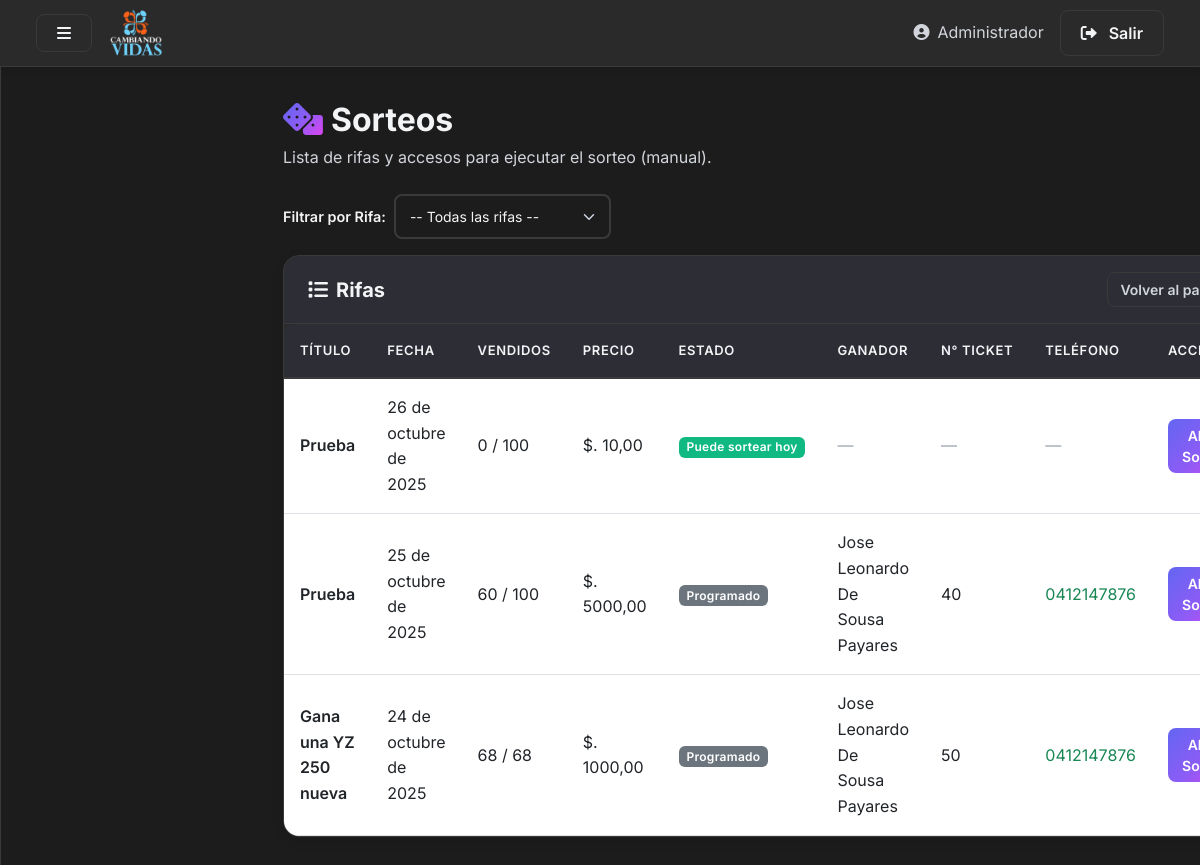
Page /app2/sorteos/ (signed in) on the committed database.
### app1/models.py (models this page shows, shortened)
class Rifa(models.Model):
    titulo = models.CharField(max_length=200)
    descripcion = models.TextField(blank=True)
    fecha_sorteo = models.DateField()
    total_tickets = models.PositiveIntegerField(default=100)
    precio = models.DecimalField(max_digits=10, decimal_places=2, default=0)
    winner_ticket = models.ForeignKey('Ticket', null=True, blank=True, on_delete=models.SET_NULL, related_name='won_rifa')
    class Meta:
        ordering = ['-fecha_sorteo', 'titulo']

class Participante(models.Model):
    identificacion = models.CharField(max_length=30, primary_key=True)
    nombre = models.CharField(max_length=200)
    email = models.EmailField(blank=True)
    telefono = models.CharField(max_length=30, blank=True)

### app2/views.py (the view)
# urls.py: path('sorteos/', views.sorteos, name='sorteos'),
def sorteos(request):
    user_id = request.session.get('user_admin_id')
    if not user_id:
        messages.error(request, 'Debe iniciar sesión primero')
        return redirect('login')
    selected_rifa = request.GET.get('rifa_id')
    if selected_rifa:
        rifas_qs = Rifa.objects.filter(id=selected_rifa).order_by('-fecha_sorteo').prefetch_related('tickets', 'images')
    else:
        rifas_qs = Rifa.objects.all().order_by('-fecha_sorteo').prefetch_related('tickets', 'images')
    now = timezone.localtime(timezone.now())
    today = now.date()
    rifas_info = []
    for r in rifas_qs:
        try:
            tickets_sold = r.tickets.count()
        except Exception:
            tickets_sold = 0
        can_draw = (getattr(r, 'fecha_sorteo', None) == today)
        winner = None
        if getattr(r, 'winner_ticket', None):
            wt = r.winner_ticket
            winner = {
                'number': wt.number,
                'nombre': getattr(wt.participante, 'nombre', ''),
                'identificacion': getattr(wt.participante, 'identificacion', ''),
                'telefono': getattr(wt.participante, 'telefono', ''),
            }
        rifas_info.append({
            'id': r.id,
            'titulo': r.titulo,
            'fecha_sorteo': r.fecha_sorteo,
            'total_tickets': r.total_tickets,
            'tickets_sold': tickets_sold,
            'precio': r.precio,
            'can_draw': can_draw,
            'winner': winner,
        })
    todas_las_rifas = Rifa.objects.all().order_by('titulo')
    return render(request, 'sorteos.html', {
        'rifas': rifas_info,
        'rifas_filtro': todas_las_rifas,  # Cambié el nombre para evitar confusión
        'selected_rifa': selected_rifa
    })

### app2/templates/sorteos.html (shortened to what this page needs)
{% load static %}
<!DOCTYPE html>
<html lang="es">
<head>
    <link href="https://cdn.jsdelivr.net/npm/bootstrap@5.3.0/dist/css/bootstrap.min.css" rel="stylesheet">
    <link rel="stylesheet" href="https://cdnjs.cloudflare.com/ajax/libs/font-awesome/6.0.0/css/all.min.css">
    <link rel="stylesheet" href="{% static 'css/paneles-style.css' %}">
</head>
<body>
    <nav class="navbar navbar-expand-lg navbar-dark">
      <div class="container-fluid">
        <button class="btn btn-outline-light me-3" id="sidebarToggle">
          <i class="fas fa-bars"></i>
        </button>
         <img src="{% static 'images/cambiando-vidas.png' %}" alt="Logo" height="50" class="me-2">
        <div class="ms-auto d-flex align-items-center">
          <span class="text-secondary me-3 d-none d-md-inline">
            <i class="fas fa-user-circle me-2"></i>Administrador
          </span>
          <a href="{% url 'login' %}" class="btn btn-outline-light">
            <i class="fas fa-sign-out-alt"></i>
            <span class="d-none d-md-inline ms-1">Salir</span>
          </a>
        </div>
      </div>
    </nav>
    <div class="d-flex" id="wrapper" style="min-height:100vh;">
      <div class="flex-grow-1" id="page-content-wrapper">
        <div class="mb-4">
      <h2 class="mb-1">
        <i class="fas fa-dice me-2 text-gradient"></i>Sorteos
      </h2>
      <p class="text-secondary mb-0">Lista de rifas y accesos para ejecutar el sorteo (manual).</p>
        </div>
        <div class="mb-3">
            <form method="get" id="filterForm">
                <div class="row g-2 align-items-center">
                    <div class="col-auto">
                        <label class="form-label mb-0">Filtrar por Rifa:</label>
                    </div>
                    <div class="col-auto">
                        <select name="rifa_id" id="rifaFilter" class="form-select form-select-sm">
                            <option value="">-- Todas las rifas --</option>
                        </select>
                    </div>
                </div>
            </form>
        </div>
        <div class="card">
          <div class="card-header d-flex justify-content-between align-items-center">
            <h5 class="mb-0"><i class="fas fa-list me-2"></i>Rifas</h5>
            <a href="{% url 'control' %}" class="btn btn-sm btn-outline-secondary">Volver al panel</a>
          </div>
          <div class="card-body p-0">
            <div class="table-responsive">
              <table class="table table-hover mb-0">
                <thead>
                  <tr>
                    <th>Título</th>
                    <th>Fecha</th>
                    <th>Vendidos</th>
                    <th>Precio</th>
                    <th>Estado</th>
                    <th>Ganador</th>
                    <th>N° Ticket</th>
                    <th>Teléfono</th>
                    <th class="text-center">Acciones</th>
                  </tr>
                </thead>
                <tbody>
                  {% for r in rifas %}
                  <tr>
                    <td class="fw-semibold">{{ r.titulo }}</td>
                    <td>{{ r.fecha_sorteo }}</td>
                    <td>{{ r.tickets_sold }} / {{ r.total_tickets }}</td>
                    <td>$. {{ r.precio|floatformat:2 }}</td>
                    <td>
                      {% if r.can_draw %}
                        <span class="badge bg-success">Puede sortear hoy</span>
                      {% else %}
                        <span class="badge bg-secondary">Programado</span>
                      {% endif %}
                    </td>
                    <td>
                      {% if r.winner %}
                        {{ r.winner.nombre }}
                      {% else %}
                        <span class="text-muted">—</span>
                      {% endif %}
                    </td>
                    <td>
                      {% if r.winner %}
                        {{ r.winner.number }}
                      {% else %}
                        <span class="text-muted">—</span>
                      {% endif %}
                    </td>
                    <td>
                      {% if r.winner and r.winner.telefono %}
                        <span class="text-success">{{ r.winner.telefono }}</span>
                      {% else %}
                        <span class="text-muted">—</span>
                      {% endif %}
                    </td>
                    <td class="text-center">
          <button type="button" class="btn btn-sm btn-primary open-sorteo-btn"
            data-id="{{ r.id }}" data-titulo="{{ r.titulo|escapejs }}"
            data-fecha="{{ r.fecha_sorteo }}" data-tickets-sold="{{ r.tickets_sold }}"
            data-precio="{{ r.precio|floatformat:2 }}" data-can-draw="{% if r.can_draw %}1{% else %}0{% endif %}" data-winner-phone="{{ r.winner.telefono|default:'' }}">
                        Abrir Sorteo
                      </button>
                    </td>
                  </tr>
                  {% empty %}
                  <tr>
                    <td colspan="9" class="text-center py-4">No hay rifas registradas.</td>
                  </tr>
                  {% endfor %}
                </tbody>
              </table>
            </div>
          </div>
        </div>
      </div>
    </div>
    <div aria-live="polite" aria-atomic="true" class="position-fixed top-0 end-0 p-3" style="z-index: 3000;">
    </div>
</body>
</html>

### rows in the picture
Rifa: titulo "Prueba", fecha_sorteo "26 de octubre de 2025", precio "10,00"
Rifa: titulo "Prueba", fecha_sorteo "25 de octubre de 2025", precio "5000,00"
Participante: winner.nombre "Jose Leonardo De Sousa Payares" "Jose Leonardo De Sousa Payares", winner.telefono "0412147876" "0412147876"
Rifa: titulo "Gana una YZ 250 nueva", fecha_sorteo "24 de octubre de 2025", precio "1000,00"

### other values in the picture
{{ r.tickets_sold }} "0" "60" "68"
{{ r.total_tickets }} "100" "100" "68"
{{ r.winner.number }} "40" "50"
